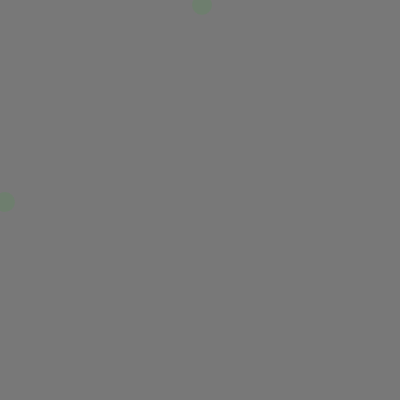
Frame 1 (no input)
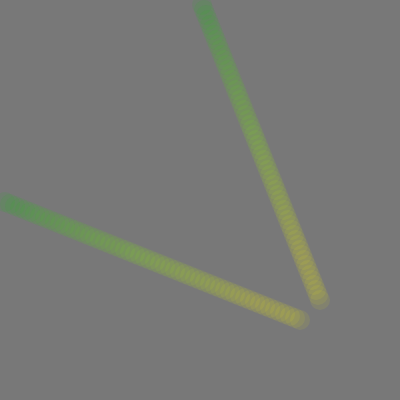
Frame 60 (no input)
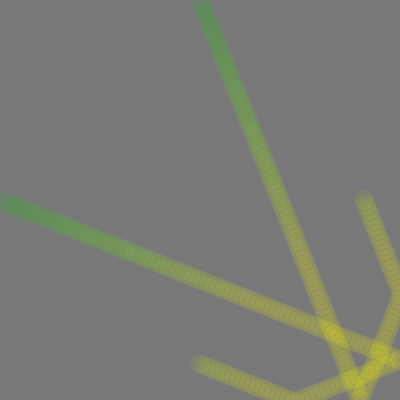
Frame 120 (the mouse pressed at the canvas centre since frame 60)

The p5.js sketch that drew these frames (run headless with seeded random() and noise() and a simulated clock; from frame 60 on, the mouse is pressed at the canvas centre):

// p5.js sketch
// ── sketch.js
var x = 0,
  y = 200;
var Dx = 5,
  Dy = 2;
function setup() {
  createCanvas(400, 400);
  frameRate(100);
    background(120);
}

function draw() {


  x = x + Dx;
  y = y + Dy;

  if (x >= width) {
    Dx = Dx * -1;
  }

  if (x <= 0) {
    Dx = Dx * -1;
  }
  if (y > height) {
    Dy = Dy * -1;
  }
  if (y < 0) {
    Dy = Dy * -1;
  }
  
  noStroke();
  fill(x,y,0,20)
  circle(x,y,20)

  noStroke();
  fill(x,y,0,20)
  circle(y,x,20)
}
